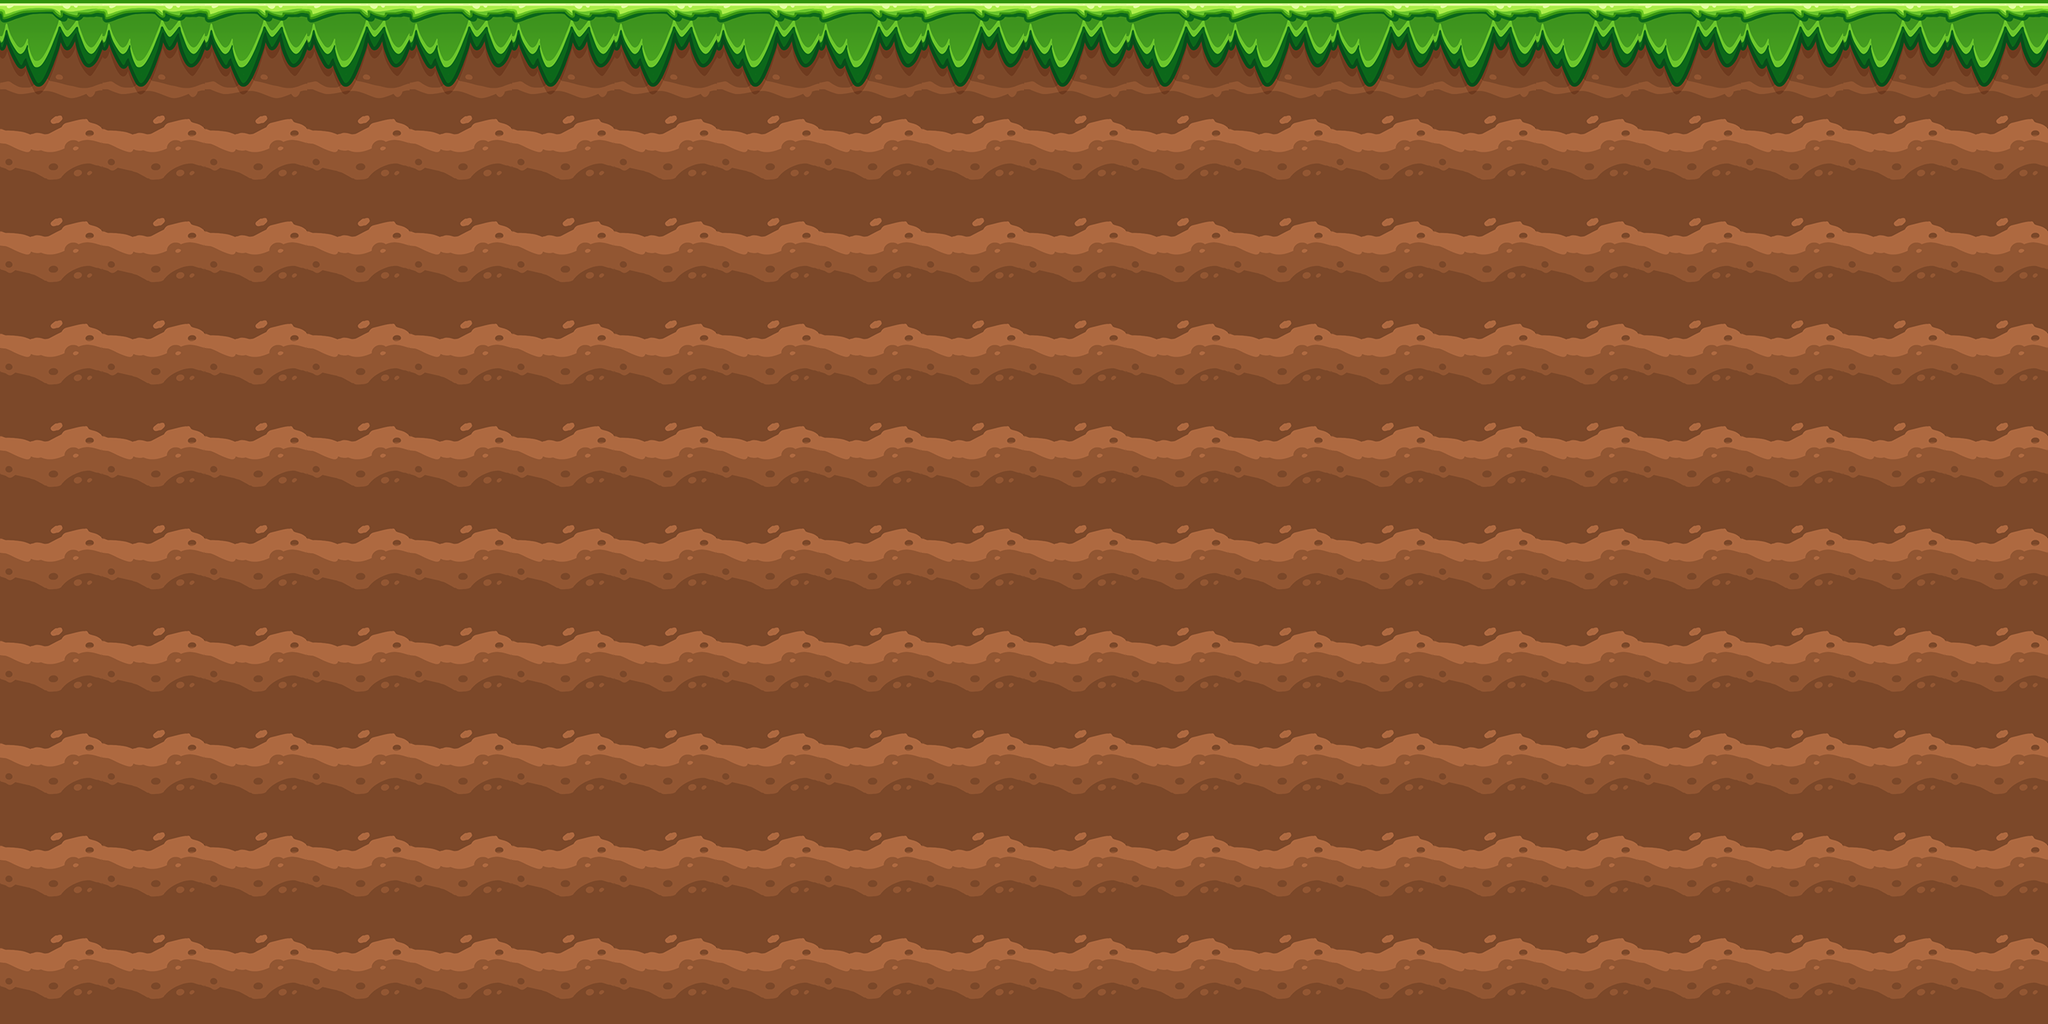

Tiled map render using the project's own tile images. Description and the whole map definition, tile-layer contents included, below:
An orthogonal 20x10 tile map with 128x128 px tiles, 1 tile layer (ground).

<map version="1.10" tiledversion="1.10.2" orientation="orthogonal" renderorder="right-down" width="20" height="10" tilewidth="128" tileheight="128" infinite="0" nextlayerid="7" nextobjectid="1">
 <tileset firstgid="1" name="Tile" tilewidth="128" tileheight="128" tilecount="2" columns="0">
  <grid orientation="orthogonal" width="1" height="1" />
  <tile id="0">
   <image width="128" height="128" source="../../tile/tile ball/tile ball green/2.png" />
  </tile>
  <tile id="1">
   <image width="128" height="128" source="../../tile/tile ball/tile ball green/5.png" />
  </tile>
 </tileset>
 <layer id="5" name="ground" width="20" height="10">
  <data encoding="csv">
1,1,1,1,1,1,1,1,1,1,1,1,1,1,1,1,1,1,1,1,
2,2,2,2,2,2,2,2,2,2,2,2,2,2,2,2,2,2,2,2,
2,2,2,2,2,2,2,2,2,2,2,2,2,2,2,2,2,2,2,2,
2,2,2,2,2,2,2,2,2,2,2,2,2,2,2,2,2,2,2,2,
2,2,2,2,2,2,2,2,2,2,2,2,2,2,2,2,2,2,2,2,
2,2,2,2,2,2,2,2,2,2,2,2,2,2,2,2,2,2,2,2,
2,2,2,2,2,2,2,2,2,2,2,2,2,2,2,2,2,2,2,2,
2,2,2,2,2,2,2,2,2,2,2,2,2,2,2,2,2,2,2,2,
2,2,2,2,2,2,2,2,2,2,2,2,2,2,2,2,2,2,2,2,
2,2,2,2,2,2,2,2,2,2,2,2,2,2,2,2,2,2,2,2
</data>
 </layer>
</map>
